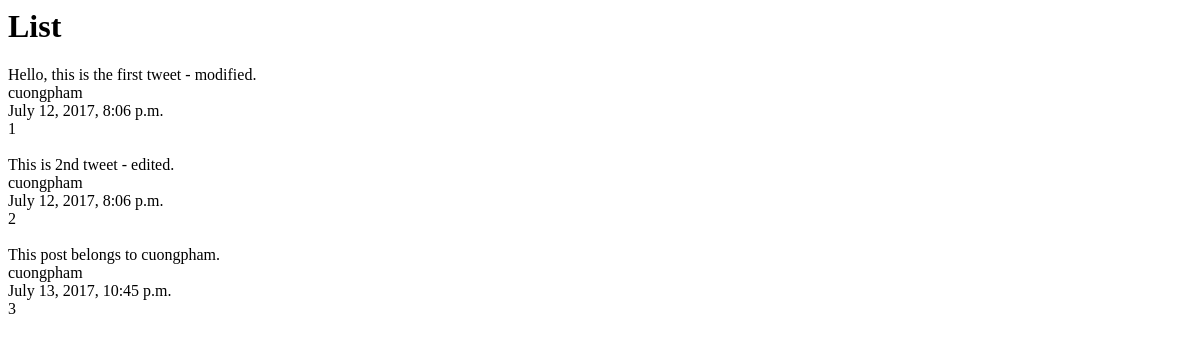
The app's page /tweet/, older data.
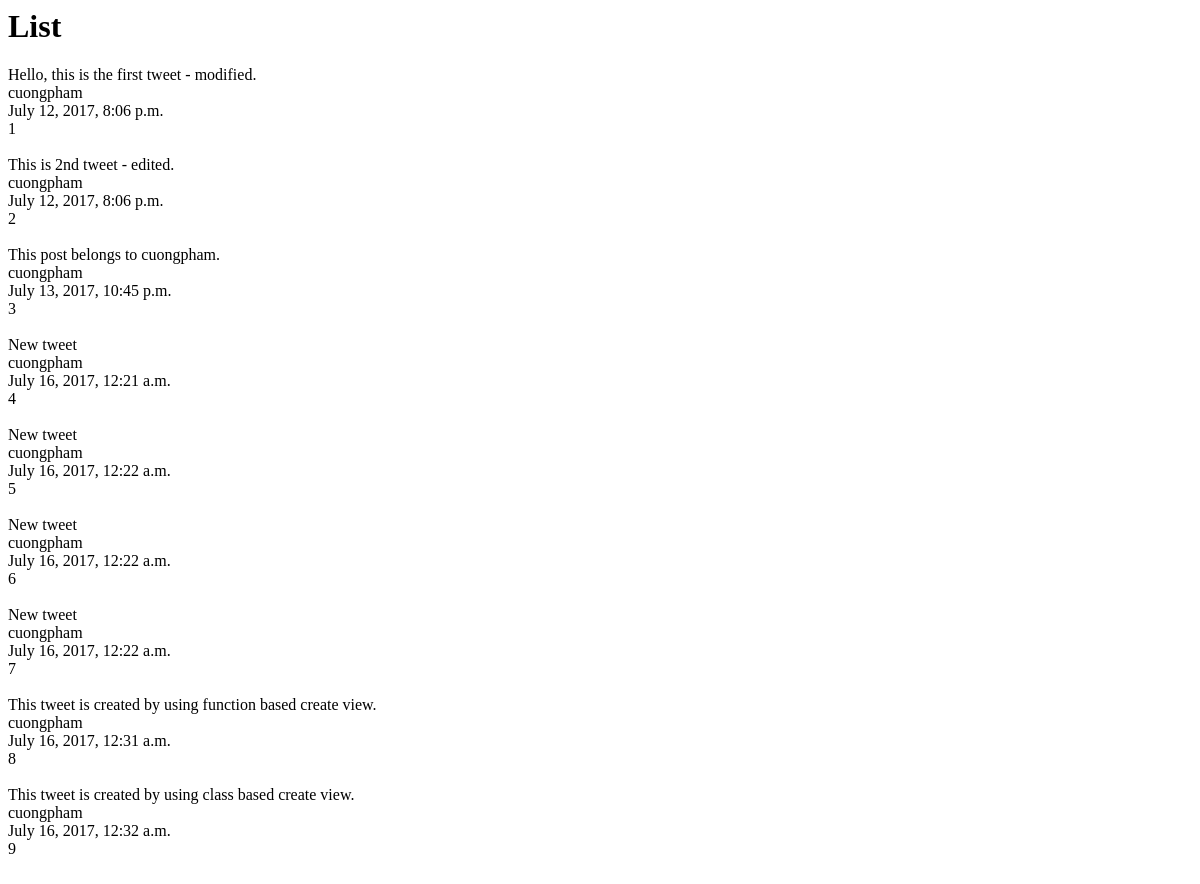
The same page, newer data.
### tweets/models.py (models this page shows, shortened)
class Tweet(models.Model):
    user        = models.ForeignKey(settings.AUTH_USER_MODEL)
    content     = models.CharField(max_length=140, validators=[validate_content]) # max_length of a tweet post or message.
    updated     = models.DateTimeField(auto_now=True)
    timestamp   = models.DateTimeField(auto_now_add=True)

### tweets/views.py (the view)
class TweetListView(ListView):
    queryset = Tweet.objects.all()
    def get_context_data(self, *args, **kwargs):
        context = super(TweetListView, self).get_context_data(*args, **kwargs)
        return context

### templates/tweets/tweet_list.html (shortened to what this page needs)
<h1>List</h1>
{% for obj in object_list %}
  {{ obj.content }} <br>
  {{ obj.user }} <br>
  {{ obj.timestamp }} <br>
  {{ obj.pk }} <br>
{% endfor %}

Row changes from the older to the newer data that the page shows:
added Tweet: content "New tweet", user "cuongpham", timestamp "July 16, 2017, 12:21 a.m.", pk "4"
added Tweet: content "New tweet", user "cuongpham", timestamp "July 16, 2017, 12:22 a.m.", pk "5"
added Tweet: content "New tweet", user "cuongpham", timestamp "July 16, 2017, 12:22 a.m.", pk "6"
added Tweet: content "New tweet", user "cuongpham", timestamp "July 16, 2017, 12:22 a.m.", pk "7"
added Tweet: content "This tweet is created by using function based create view.", user "cuongpham", timestamp "July 16, 2017, 12:31 a.m.", pk "8"
added Tweet: content "This tweet is created by using class based create view.", user "cuongpham", timestamp "July 16, 2017, 12:32 a.m.", pk "9"
